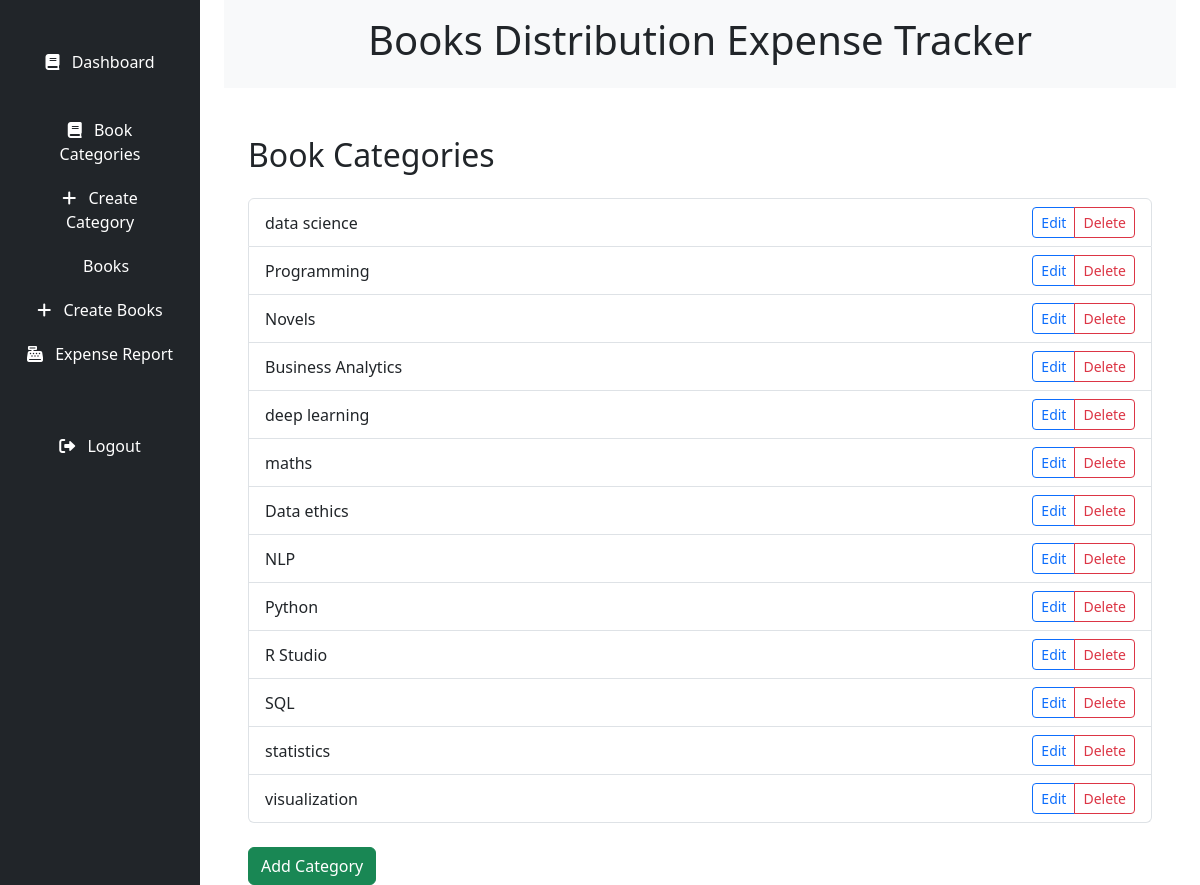
Page /categories/ on the committed database.
### books/models.py (models this page shows, shortened)
class BookCategory(models.Model):
    name = models.CharField(max_length=255, unique=True)

### books/views.py (the view)
# urls.py: path('categories/', BookCategoryListView.as_view(), name='bookcategory_list'),
class BookCategoryListView(ListView):
    model = BookCategory
    template_name = 'book_category/bookcategory_list.html'

### books/templates/book_category/bookcategory_list.html (shortened to what this page needs)
{% extends 'base.html' %}
{% block content %}
  <div class="container">
    <h2 class="mt-4 mb-4">Book Categories</h2>
    <ul class="list-group">
      {% for category in object_list %}
        <li class="list-group-item d-flex justify-content-between align-items-center">
          {{ category.name }}
          <div class="btn-group" role="group" aria-label="Category Actions">
            <a href="{% url 'bookcategory_update' pk=category.pk %}" class="btn btn-outline-primary btn-sm">Edit</a>
            <a href="{% url 'bookcategory_delete' pk=category.pk %}" class="btn btn-outline-danger btn-sm">Delete</a>
          </div>
        </li>
      {% endfor %}
    </ul>
    <a href="{% url 'bookcategory_create' %}" class="btn btn-success mt-4">Add Category</a>
  </div>
{% endblock %}

### books/templates/base.html (shortened to what this page needs)
<!DOCTYPE html>
<html lang="en">
<head>
    <link href="https://cdn.jsdelivr.net/npm/bootstrap@5.3.2/dist/css/bootstrap.min.css" rel="stylesheet"
>
    <link rel="stylesheet" href="https://cdnjs.cloudflare.com/ajax/libs/font-awesome/6.0.0-beta3/css/all.min.css"
>
</head>
<body>
    <div class="container-fluid">
        <div class="row">
            <nav id="sidebar" class="col-md-3 col-lg-2 d-md-block bg-dark sidebar fixed-sidebar">
                <div class="position-sticky">
                    <br>
                    <ul class="nav flex-column">
                        <li class="nav-item">
                            <a class="nav-link" href="{% url 'dashboard' %}">
                                <i class="fas fa-book me-2"></i> Dashboard
                            </a>
                        </li>
                        <br>
                        <li class="nav-item">
                            <a class="nav-link" href="{% url 'bookcategory_list' %}">
                                <i class="fas fa-book me-2"></i> Book Categories
                            </a>
                        </li>
                        <li class="nav-item">
                            <a class="nav-link" href="{% url 'bookcategory_create' %}">
                                <i class="fas fa-plus me-2"></i> Create Category
                            </a>
                        </li>
                        <li class="nav-item">
                            <a class="nav-link" href="{% url 'book_list' %}">
                                 Books
                            </a>
                        </li>
                        <li class="nav-item">
                            <a class="nav-link" href="{% url 'book_create' %}">
                                <i class="fas fa-plus me-2"></i> Create Books
                            </a>
                        </li>
                        <li class="nav-item">
                            <a class="nav-link" href="{% url 'expense_report' %}">
                                <i class="fas fa-cash-register me-2"></i> Expense Report
                            </a>
                        </li>
                        <li class="nav-item mt-5">
                            <a class="nav-link" href="{% url 'logout_page' %}">
                                <i class="fas fa-sign-out-alt me-2"></i> Logout
                            </a>
                        </li>
                    </ul>
                </div>
            </nav>
            <main class="col-md-9 ms-sm-auto col-lg-10 px-md-4">
                <div class="bg-light text-center py-3">
                    <h1 class="text-dark">Books Distribution Expense Tracker</h1>
                </div>
                <div class="container mt-5">
                    {% block content %}
                    {% endblock %}
                </div>
            </main>
        </div>
    </div>
</body>
</html>

### books/templates/base.html (style rules this page uses)
.fixed-sidebar { position: fixed; height: 100%; top: 0; left: 0; z-index: 1000; transition: all 0.3s; }
.fixed-sidebar .nav-link { padding: 10px 15px; text-align: center; color: #fff; }

### rows in the picture
BookCategory: name "data science"
BookCategory: name "Programming"
BookCategory: name "Novels"
BookCategory: name "Business Analytics"
BookCategory: name "deep learning"
BookCategory: name "maths"
BookCategory: name "Data ethics"
BookCategory: name "NLP"
BookCategory: name "Python"
BookCategory: name "R Studio"
BookCategory: name "SQL"
BookCategory: name "statistics"
BookCategory: name "visualization"
